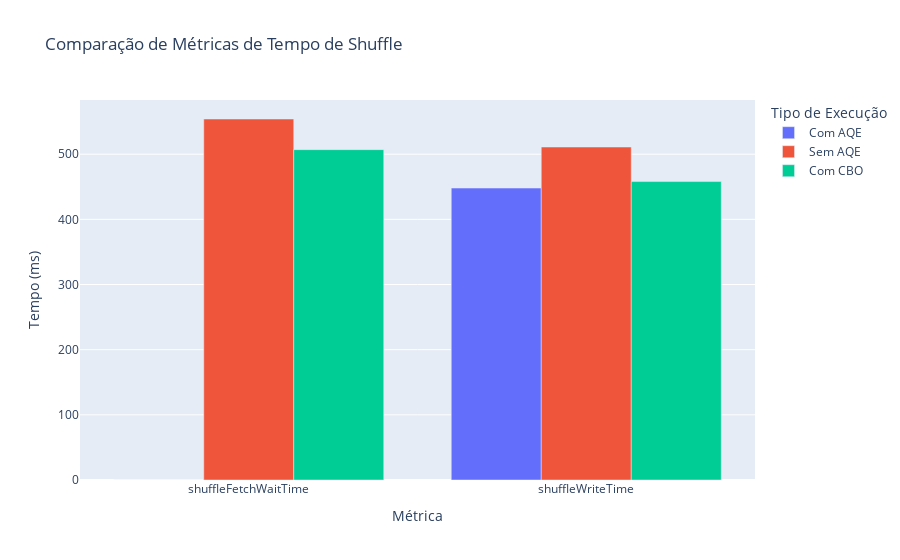

Source (notebook cell):
### Code cell
# Criar um gráfico de barras para métricas de tempo de shuffle
shuffle_time_metrics = ["shuffleFetchWaitTime", "shuffleWriteTime"]
fig_shuffle_time = px.bar(
    df_combined.melt(
        id_vars=['execution_type', 'query'],
        value_vars=shuffle_time_metrics,
        var_name='metric',
        value_name='value'
    ),
    x='metric',
    y='value',
    color='execution_type',
    barmode='group',
    title='Comparação de Métricas de Tempo de Shuffle',
    labels={'value': 'Tempo (ms)', 'metric': 'Métrica', 'execution_type': 'Tipo de Execução'}
)
fig_shuffle_time.show()

### Figure 1 — Plotly figure (JSON) as saved in the notebook; plotly's stock layout.template omitted (floating-point values rounded to 4 significant figures)
{"data": [{"alignmentgroup": "True", "hovertemplate": "Tipo de Execução=Com AQE<br>Métrica=%{x}<br>Tempo (ms)=%{y}<extra></extra>", "legendgroup": "Com AQE", "marker": {"color": "#636efa", "pattern": {"shape": ""}}, "name": "Com AQE", "offsetgroup": "Com AQE", "orientation": "v", "showlegend": true, "textposition": "auto", "type": "bar", "x": ["shuffleFetchWaitTime", "shuffleWriteTime"], "xaxis": "x", "y": [0, 448], "yaxis": "y"}, {"alignmentgroup": "True", "hovertemplate": "Tipo de Execução=Sem AQE<br>Métrica=%{x}<br>Tempo (ms)=%{y}<extra></extra>", "legendgroup": "Sem AQE", "marker": {"color": "#EF553B", "pattern": {"shape": ""}}, "name": "Sem AQE", "offsetgroup": "Sem AQE", "orientation": "v", "showlegend": true, "textposition": "auto", "type": "bar", "x": ["shuffleFetchWaitTime", "shuffleWriteTime"], "xaxis": "x", "y": [554, 511], "yaxis": "y"}, {"alignmentgroup": "True", "hovertemplate": "Tipo de Execução=Com CBO<br>Métrica=%{x}<br>Tempo (ms)=%{y}<extra></extra>", "legendgroup": "Com CBO", "marker": {"color": "#00cc96", "pattern": {"shape": ""}}, "name": "Com CBO", "offsetgroup": "Com CBO", "orientation": "v", "showlegend": true, "textposition": "auto", "type": "bar", "x": ["shuffleFetchWaitTime", "shuffleWriteTime"], "xaxis": "x", "y": [507, 458], "yaxis": "y"}], "layout": {"barmode": "group", "legend": {"title": {"text": "Tipo de Execução"}, "tracegroupgap": 0}, "title": {"text": "Comparação de Métricas de Tempo de Shuffle"}, "xaxis": {"anchor": "y", "domain": [0, 1], "title": {"text": "Métrica"}}, "yaxis": {"anchor": "x", "domain": [0, 1], "title": {"text": "Tempo (ms)"}}}}
